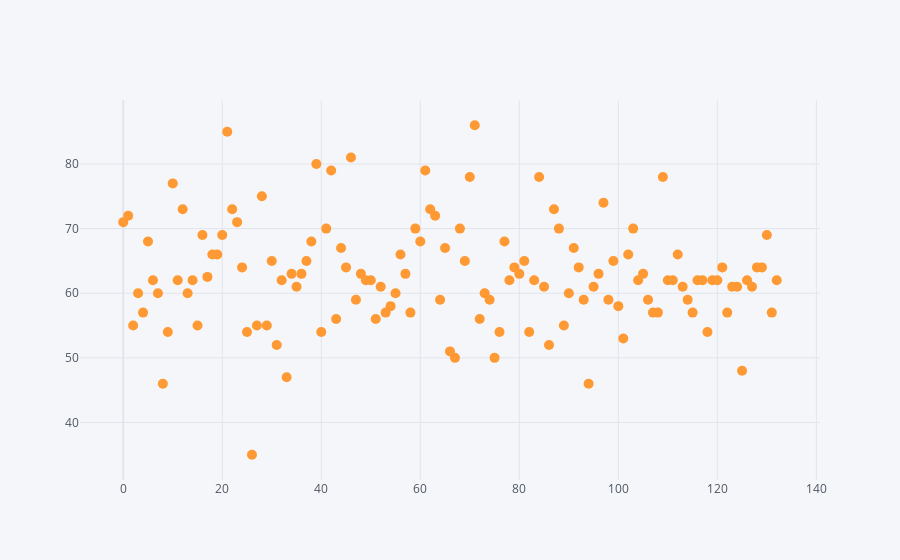

This figure's notebook cell:
### Code cell
df['age-at-heart-attack'].iplot(kind='scatter',mode='markers',size=10)

### Figure 1 — Plotly figure (JSON) as saved in the notebook; plotly's stock layout.template omitted (floating-point values rounded to 4 significant figures; data arrays with more than 128 entries replaced by an {"elided": "..."} marker saying what was removed)
{"data": [{"line": {"color": "rgba(255, 153, 51, 1.0)", "dash": "solid", "shape": "linear", "width": 1.3}, "marker": {"size": 10, "symbol": "circle"}, "mode": "markers", "name": "age-at-heart-attack", "text": "", "type": "scatter", "x": {"elided": "133 int values"}, "y": {"elided": "133 float values"}}], "layout": {"legend": {"bgcolor": "#F5F6F9", "font": {"color": "#4D5663"}}, "paper_bgcolor": "#F5F6F9", "plot_bgcolor": "#F5F6F9", "title": {"font": {"color": "#4D5663"}}, "xaxis": {"gridcolor": "#E1E5ED", "showgrid": true, "tickfont": {"color": "#4D5663"}, "title": {"font": {"color": "#4D5663"}, "text": ""}, "zerolinecolor": "#E1E5ED"}, "yaxis": {"gridcolor": "#E1E5ED", "showgrid": true, "tickfont": {"color": "#4D5663"}, "title": {"font": {"color": "#4D5663"}, "text": ""}, "zerolinecolor": "#E1E5ED"}}}
